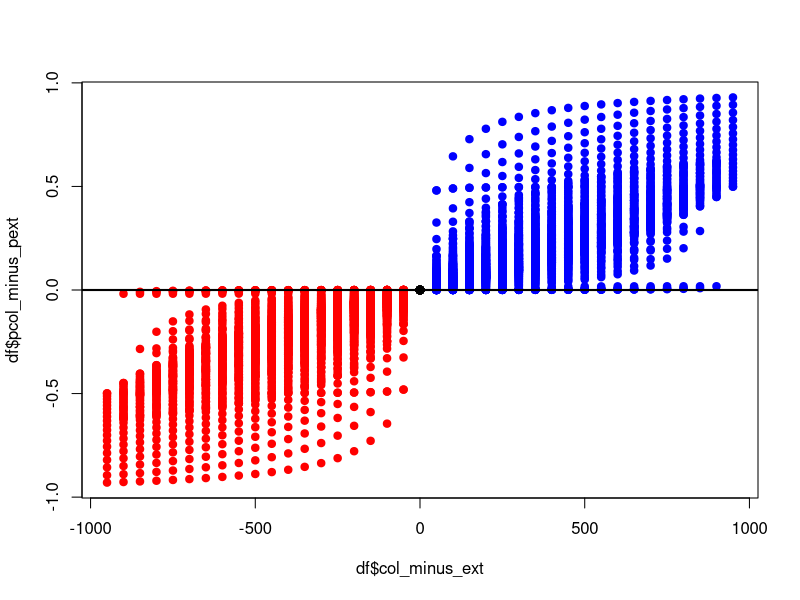

Write R code to recreate this figure.
library(tidyverse)
C = c(seq(1, 1000, 50))
E = c(seq(1, 1000, 50))
P = c(seq(1, 1000, 50))

df <- expand.grid(C = C, E = E, P = P)

df <- df %>% mutate(col_minus_ext = C-E)

df <- df %>% mutate(pcol_minus_pext = (C/(C+P)) - (E/(E+P)))

jpeg("figures/FigS1.jpg", width = 8.27, height = 11.69, units = "in", res = 300)
plot(df$col_minus_ext, df$pcol_minus_pext,
     col = ifelse(df$pcol_minus_pext > 0, "blue",
                  ifelse(df$pcol_minus_pext < 0, "red", "black")),
     pch = 19)
abline(h = 0, col = "black", lwd = 2)
dev.off()

